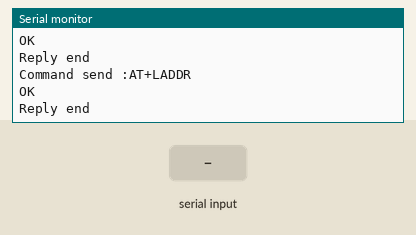
Recording of a sketch running on a simulated Arduino Uno, built with avr-gcc and run on an emulated ATmega328P. Parts: the last lines printed to the serial monitor. The test bench sets the inputs (shaded band). The modem accepts every AT command (registered, SIM ready, sends succeed) and sends nothing else.

Above: at 1.8 s.
1.9 s: "1" received over the second serial link
At 3.1 s:
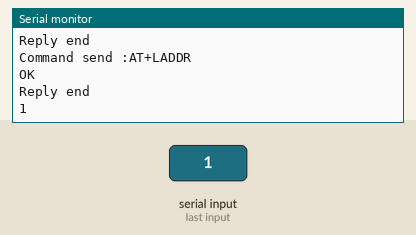
3.4 s: "0" received over the second serial link
At 4.2 s:
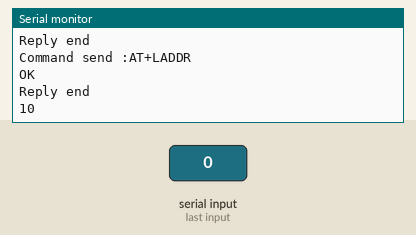

Measured:
- after the input at 1.9 s, the serial monitor: prints a new line at once (image 1)
- after the input at 3.4 s, the serial monitor: prints a new line at once (image 2)

The sketch:

beacon_arduino.ino
```cpp
/*
   CAT CALL PROJECT
   12/5/2021

   This device provides a fixed point for comparison
   with a cat collar's location. All it does is wait
   for a BLE connection to be occasionally initiated by
   collar.
*/

#include "SoftwareSerial.h"
SoftwareSerial ble(4, 3); // TX, RX

void setup() {
  ble.begin(9600); // Bluetooth device
  Serial.begin(9600); // Computer debugging

  sendCommand("AT");
  sendCommand("AT+ROLE0");
  sendCommand("AT+LADDR");
}

void sendCommand(const char * command) {
  Serial.print("Command send :");
  Serial.println(command);
  ble.println(command);
  //wait some time
  delay(100);

  char reply[100];
  int i = 0;
  while (ble.available()) {
    char newChar = ble.read();
    if (i < 99) {
    reply[i] = newChar;
    i += 1;
    }
  }
  //end the string
  reply[i] = '\0';
  Serial.print(reply);
  Serial.println("\nReply end");
  delay(100);
}

void updateSerial() {
  // Output BLE data to computer:
  if (ble.available()) {
      Serial.write(ble.read());
  }

  // Output computer data to BLE:
  if (Serial.available()) {
    ble.write(Serial.read());
  }
}

void loop() {
  updateSerial();
}
```
